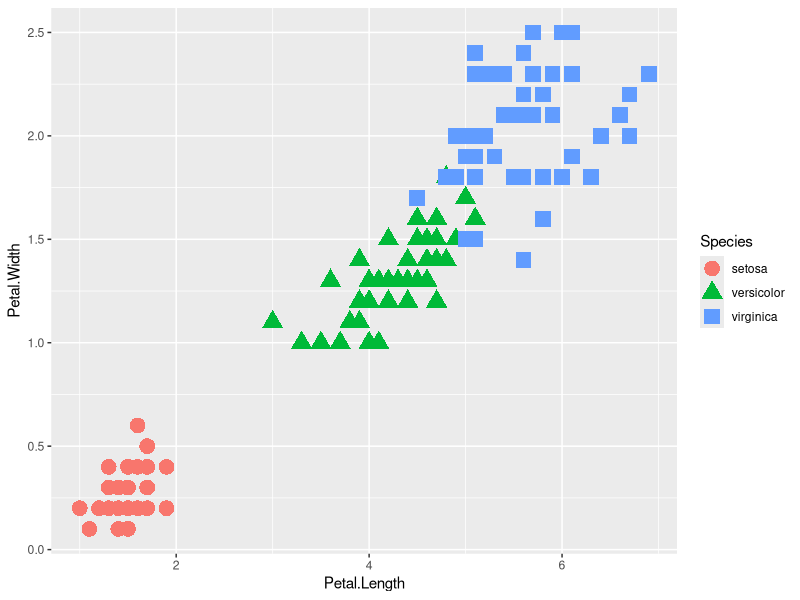

Reproduce this figure in R.
## ---- chunk 1
options(htmltools.dir.version = FALSE)
## ---- chunk 2
library(ggplot2)
ggplot(data = iris, aes(x = Petal.Length, y = Petal.Width, col = Species, shape = Species)) +
  geom_point(size = 5)

